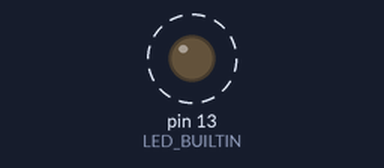
This sketch was run on a simulated Arduino Uno, built with avr-gcc and run on an emulated ATmega328P. Shown: output pins drawn as LEDs (lit = HIGH). Dashed ring = blinking. Random numbers use the default seed unless the sketch sets one.

Above: at 1.0 s.
Timing chart, 0 to 4.6 s (numbered marks = the images above):
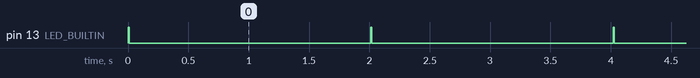

The sketch:

ex1.ino
```cpp
// (C) __Parisa Babaei, Manely Abbasi, Meis Salim, group: 17 __ (2024)
// Work package 3
// Exercise 2
// Submission code: 040966

void setup()
{
    pinMode(LED_BUILTIN, OUTPUT);
}
void loop()
{
    // Turns the first LED on by making voltage high
    digitalWrite(LED_BUILTIN, HIGH);
    // Waits for 10 milliseconds (blink time)
    delay(10);
    // Turns the LED off by making the voltage LOW
    digitalWrite(LED_BUILTIN, LOW);
    // Wait for 2000 milliseconds between blinks.
    delay(2000);
    // Blinks every 2 seconds.
}
```

ex5.c
```cpp
// (C) __Parisa Babaei, Manely Abbasi, Meis Salim, group: 17 __ (2024)
// Work package 3
// Exercise 5
// Submission code: 040966

// ------ Includes -----------------------

#include <stdio.h>  // The standard input/output library to use the printf and scanf functions
#include <stdlib.h> // The standard library to use the rand function
#include <time.h>   // The time library to use the time function

// ------ Defines ------------------------

#define MAX 5       // Define the maximum length of the list

// ------ Main ---------------------------

int main() {
    srand(time(0));                     // Seed the random number generator
    int array[MAX];                     // Declare an array of integers with the maximum length
    int *ptr = array;                   // Set the pointer to the head of the array

    for (int i = 0; i < MAX; i++) {     // Loop through the array
        array[i] = rand() % 100;        // Set the value of the current integer to a random number between 0 and 99
    }

    // Print the address of the array by casting to a void pointer
    printf("The value of the address of the array (pointer) is: %p\n", (void *)ptr);
    // Print the first integer in the array by dereferencing the pointer
    printf("First integer in the array is (array[0]): %d\n", *ptr);
    // Print the last integer in the array by using array indexing
    printf("The last integer in the array is: %d\n", array[MAX - 1]);
    // Print the size of an integer
    printf("The size of an integer (number of bytes) is: %lu\n", sizeof(int));
    // Print the size of the whole array
    printf("The size of the whole array in bytes is: %lu\n", sizeof(array));

    for (int i = 0; i < MAX; i++) { // Loop through the array
        printf("value: %d, double: %d\n", *ptr, (*ptr) * 2); // Print the value and the double
        ptr++; // Move the pointer to the next integer
    }
}
```

ex6.c
```cpp
// (C) __Parisa Babaei, Manely Abbasi, Meis Salim, group: 17 __ (2024)
// Work package 3
// Exercise 6
// Submission code: 040966

// ------ Includes -----------------------

#include <stdio.h>  // The standard input/output library for printf
#include <string.h> // The string library for strlen and strcpy

// ------ Function declarations ----------

// Custom function to copy a string
void copyString(char *original, char *copy);

// ------ Main ---------------------------

int main() {
    char input[21];    // Declare a character array to store the input
    char copyOne[21];  // Declare a character array to store the copy
    char copyTwo[21];  // Declare a character array to store the copy

    printf("Enter a string (max 20 characters): "); // Prompt the user for input
    fgets(input, 21, stdin); // Read a string from the standard input

    int length = strlen(input); // Get the length of the string

    if (input[length - 1] == '\n') { // Check if the last character is a newline
        input[length - 1] = '\0';    // Remove the newline character
    }

    copyString(input, copyOne);           // Call the custom function to copy the string
    printf("Custom Copy: %s\n", copyOne); // Print the copy

    strcpy(copyTwo, input);                 // Call the custom function to copy the string
    printf("Strcpy Copy: %s\n", copyTwo);   // Print the copy

    return 0; // Return 0 to indicate that the program has finished
}

// ------ Function definitions -----------

// Custom function to copy a string
void copyString(char *original, char *copy) {
    while (*original) {     // Loop through the original string
        *copy = *original;  // Copy the character
        original++;         // Move the pointer to the next character
        copy++;             // Move the pointer to the next character
    }
    *copy = '\0';           // Add the null terminator to the end of the copy
}
```

Measured:
- by itself, pin 13 (LED_BUILTIN): alternates HIGH for 0.01 s and LOW for 2.0 s
